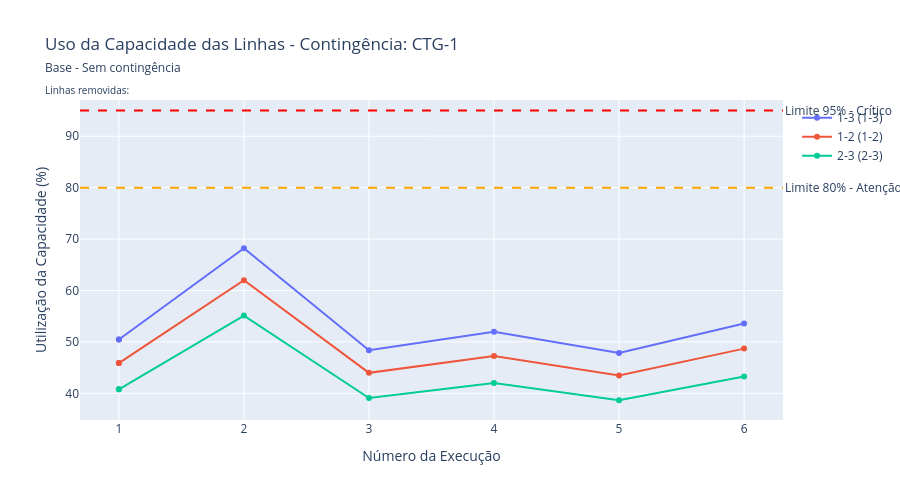
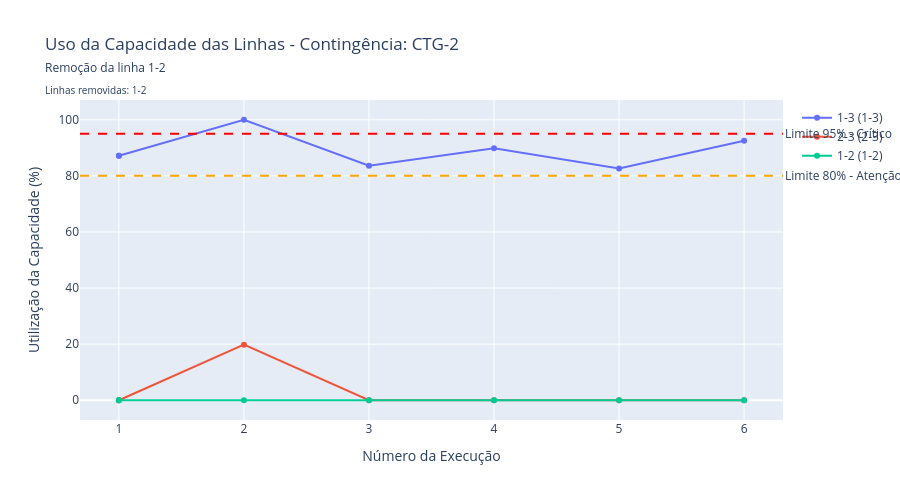
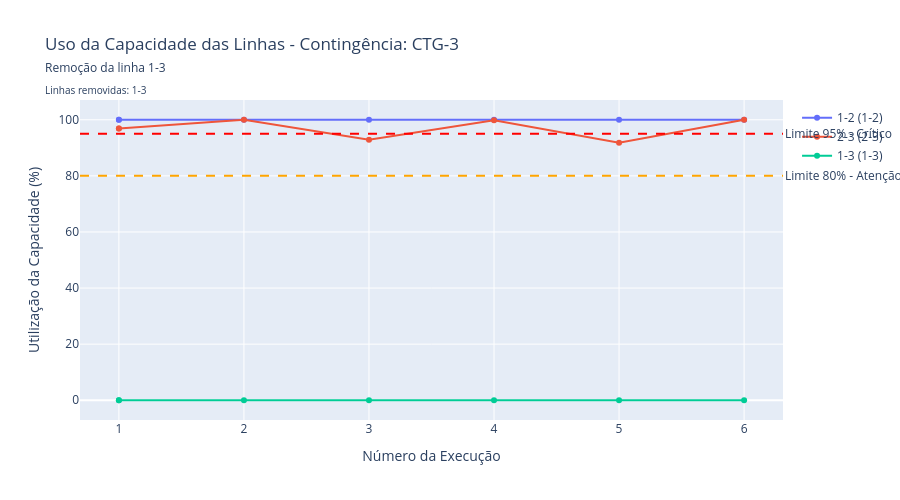
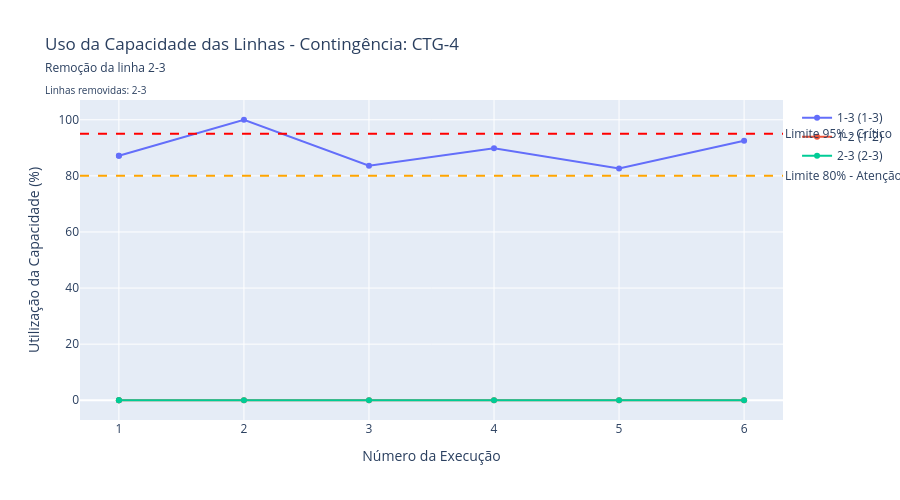

Notebook cell for these charts, in order:
### Markdown cell above
# Linhas

### Code cell
def plotar_uso_capacidade_linhas(dados):
    """Gráfico de uso da capacidade das linhas de transmissão por contingência"""
    if 'linhas_contingencia' not in dados:
        print("❌ Dados de linhas insuficientes")
        return
    
    df_linhas = dados['linhas_contingencia']
    
    # Buscar informações das contingências para descrição
    if 'contingencias_info' in dados:
        df_info = dados['contingencias_info']
    else:
        df_contingencias = dados.get('contingencias', pd.DataFrame())
        df_info = df_contingencias[['id_contingencia', 'descricao', 'linhas_removidas']].drop_duplicates()
    
    # Ordenar contingências numericamente
    contingencias_unicas = sorted(df_linhas['id_contingencia'].unique(), 
                                 key=lambda x: int(x[3:]) if x[3:].isdigit() else x)
    
    # Criar um gráfico para cada contingência
    for contingencia in contingencias_unicas:
        df_linhas_ctg = df_linhas[df_linhas['id_contingencia'] == contingencia]
        
        # Buscar informações desta contingência
        info_ctg = df_info[df_info['id_contingencia'] == contingencia].iloc[0] if len(df_info[df_info['id_contingencia'] == contingencia]) > 0 else None
        
        # Ordenar execuções numericamente
        execucoes_unicas = sorted(df_linhas_ctg['id_execucao'].unique())
        df_linhas_ctg['execucao_num'] = df_linhas_ctg['id_execucao'].map(
            {exec: i+1 for i, exec in enumerate(execucoes_unicas)}
        )
        
        # Agrupar por linha para análise
        linhas_agrupadas = df_linhas_ctg.groupby('id_linha').agg({
            'utilizacao_percentual': ['mean', 'max', 'std'],
            'id_barra_origem': 'first',
            'id_barra_destino': 'first',
            'limite_pu': 'first'
        }).round(2).reset_index()
        
        linhas_agrupadas.columns = ['id_linha', 'util_media', 'util_maxima', 'util_std', 'origem', 'destino', 'limite_pu']
        
        # Top 10 linhas com maior utilização média
        top_linhas = linhas_agrupadas.nlargest(10, 'util_media')
        
        fig = go.Figure()
        
        # Linhas de limite crítico
        fig.add_hline(y=80, line_dash="dash", line_color="orange", 
                     annotation_text="Limite 80% - Atenção", annotation_position="right")
        fig.add_hline(y=95, line_dash="dash", line_color="red",
                     annotation_text="Limite 95% - Crítico", annotation_position="right")
        
        # Para cada linha top, plotar a utilização em cada execução
        for _, linha_info in top_linhas.iterrows():
            linha_id = linha_info['id_linha']
            df_linha = df_linhas_ctg[df_linhas_ctg['id_linha'] == linha_id]
            
            # Ordenar por execução
            df_linha = df_linha.sort_values('execucao_num')
            
            fig.add_trace(go.Scatter(
                x=df_linha['execucao_num'],
                y=df_linha['utilizacao_percentual'],
                name=f'{linha_id} ({linha_info["origem"]}-{linha_info["destino"]})',
                mode='markers+lines',
                marker=dict(size=6),
                line=dict(width=2),
                hovertemplate='<b>Linha %{customdata[0]}</b><br>Execução: %{x}<br>Utilização: %{y:.1f}%<br>Origem: %{customdata[1]}<br>Destino: %{customdata[2]}<br>Limite: %{customdata[3]:.3f} pu',
                customdata=np.column_stack([
                    [linha_id] * len(df_linha),
                    df_linha['id_barra_origem'],
                    df_linha['id_barra_destino'],
                    df_linha['limite_pu']
                ])
            ))
        
        # Criar título com informações da contingência
        titulo = f'Uso da Capacidade das Linhas - Contingência: {contingencia}'
        if info_ctg is not None:
            descricao = info_ctg['descricao'] if pd.notna(info_ctg['descricao']) else "Sem descrição"
            linhas_removidas = info_ctg['linhas_removidas'] if pd.notna(info_ctg['linhas_removidas']) else "Nenhuma"
            titulo += f'<br><span style="font-size:12px">{descricao}</span>'
            titulo += f'<br><span style="font-size:10px">Linhas removidas: {linhas_removidas}</span>'
        
        fig.update_layout(
            title=titulo,
            xaxis_title='Número da Execução',
            yaxis_title='Utilização da Capacidade (%)',
            height=500,
            showlegend=True,
            legend=dict(
                orientation="v",
                yanchor="top",
                y=0.99,
                xanchor="left",
                x=1.02
            )
        )
        
        fig.show()
        
        # Relatório detalhado da contingência
        print(f"\n📊 RELATÓRIO DE LINHAS - {contingencia}:")
        print(f"   Execuções analisadas: {len(execucoes_unicas)}")
        print(f"   Linhas monitoradas: {len(df_linhas_ctg['id_linha'].unique())}")
        
        # Linhas críticas (acima de 80%)
        linhas_criticas = linhas_agrupadas[linhas_agrupadas['util_media'] > 80]
        linhas_muito_criticas = linhas_agrupadas[linhas_agrupadas['util_media'] > 95]
        
        print(f"   ⚠️  Linhas com utilização média >80%: {len(linhas_criticas)}")
        print(f"   🔴 Linhas com utilização média >95%: {len(linhas_muito_criticas)}")
        
        if len(linhas_criticas) > 0:
            print(f"   Top linhas críticas:")
            for _, linha in linhas_criticas.head(5).iterrows():
                print(f"      {linha['id_linha']}: {linha['util_media']:.1f}% (máx: {linha['util_maxima']:.1f}%)")
    
    return df_linhas

def plotar_linhas_mais_criticas_geral(dados):
    """Gráfico das linhas mais críticas em todas as contingências"""
    if 'linhas_contingencia' not in dados:
        return
    
    df_linhas = dados['linhas_contingencia']
    
    # Calcular estatísticas gerais por linha
    stats_linhas = df_linhas.groupby(['id_linha', 'id_barra_origem', 'id_barra_destino']).agg({
        'utilizacao_percentual': ['mean', 'max', 'std', 'count'],
        'limite_pu': 'first'
    }).round(2).reset_index()
    
    stats_linhas.columns = ['id_linha', 'origem', 'destino', 'util_media', 'util_maxima', 'util_std', 'num_medicoes', 'limite_pu']
    
    # Top 15 linhas com maior utilização média
    top_linhas_geral = stats_linhas.nlargest(15, 'util_media')
    
    print("🏆 LINHAS MAIS CRÍTICAS - VISÃO GERAL:")
    print(top_linhas_geral[['id_linha', 'origem', 'destino', 'util_media', 'util_maxima']].to_string(index=False))
    
    # Gráfico de barras
    fig = go.Figure()
    
    # Barras para utilização média
    fig.add_trace(go.Bar(
        x=top_linhas_geral['id_linha'],
        y=top_linhas_geral['util_media'],
        name='Utilização Média',
        marker_color='lightcoral',
        text=top_linhas_geral['util_media'].round(1),
        textposition='auto'
    ))
    
    # Barras para utilização máxima
    fig.add_trace(go.Bar(
        x=top_linhas_geral['id_linha'],
        y=top_linhas_geral['util_maxima'],
        name='Utilização Máxima',
        marker_color='darkred',
        text=top_linhas_geral['util_maxima'].round(1),
        textposition='auto'
    ))
    
    # Linhas de limite
    fig.add_hline(y=80, line_dash="dash", line_color="orange")
    fig.add_hline(y=95, line_dash="dash", line_color="red")
    
    fig.update_layout(
        title='Top 15 Linhas - Utilização da Capacidade (Média e Máxima)',
        xaxis_title='Linha',
        yaxis_title='Utilização da Capacidade (%)',
        barmode='group',
        height=500,
        showlegend=True
    )
    
    fig.show()
    
    return top_linhas_geral


# =============================================================================
# EXECUÇÃO DOS GRÁFICOS
# =============================================================================

print("="*60)
print("ANÁLISE DE CAPACIDADE DAS LINHAS DE TRANSMISSÃO")
print("="*60)

# 1. Gráficos de uso de capacidade por contingência
print("\n1️⃣  USO DA CAPACIDADE POR CONTINGÊNCIA")
df_linhas_analise = plotar_uso_capacidade_linhas(dados)

# 2. Visão geral das linhas mais críticas
print("\n2️⃣  LINHAS MAIS CRÍTICAS - VISÃO GERAL")
linhas_criticas = plotar_linhas_mais_criticas_geral(dados)

# 3. Coeficientes de Lagrange
print("\n4️⃣  COEFICIENTES DE LAGRANGE DAS LINHAS")
lagrange_stats = plotar_coeficientes_lagrange_medio(dados)

print("\n✅ Análise de capacidade das linhas concluída!")

### Figure 1 — Plotly figure (JSON) as saved in the notebook; plotly's stock layout.template omitted (floating-point values rounded to 4 significant figures)
{"data": [{"customdata": [["1-3", "1", "3", 1], ["1-3", "1", "3", 1], ["1-3", "1", "3", 1], ["1-3", "1", "3", 1], ["1-3", "1", "3", 1], ["1-3", "1", "3", 1], ["1-3", "1", "3", 1]], "hovertemplate": "<b>Linha %{customdata[0]}</b><br>Execução: %{x}<br>Utilização: %{y:.1f}%<br>Origem: %{customdata[1]}<br>Destino: %{customdata[2]}<br>Limite: %{customdata[3]:.3f} pu", "line": {"width": 2}, "marker": {"size": 6}, "mode": "markers+lines", "name": "1-3 (1-3)", "type": "scatter", "x": [1, 1, 2, 3, 4, 5, 6], "y": [50.47, 50.47, 68.21, 48.39, 52.0, 47.84, 53.57]}, {"customdata": [["1-2", "1", "2", 0.8], ["1-2", "1", "2", 0.8], ["1-2", "1", "2", 0.8], ["1-2", "1", "2", 0.8], ["1-2", "1", "2", 0.8], ["1-2", "1", "2", 0.8], ["1-2", "1", "2", 0.8]], "hovertemplate": "<b>Linha %{customdata[0]}</b><br>Execução: %{x}<br>Utilização: %{y:.1f}%<br>Origem: %{customdata[1]}<br>Destino: %{customdata[2]}<br>Limite: %{customdata[3]:.3f} pu", "line": {"width": 2}, "marker": {"size": 6}, "mode": "markers+lines", "name": "1-2 (1-2)", "type": "scatter", "x": [1, 1, 2, 3, 4, 5, 6], "y": [45.88, 45.88, 62.01, 43.99, 47.27, 43.49, 48.7]}, {"customdata": [["2-3", "2", "3", 0.9], ["2-3", "2", "3", 0.9], ["2-3", "2", "3", 0.9], ["2-3", "2", "3", 0.9], ["2-3", "2", "3", 0.9], ["2-3", "2", "3", 0.9], ["2-3", "2", "3", 0.9]], "hovertemplate": "<b>Linha %{customdata[0]}</b><br>Execução: %{x}<br>Utilização: %{y:.1f}%<br>Origem: %{customdata[1]}<br>Destino: %{customdata[2]}<br>Limite: %{customdata[3]:.3f} pu", "line": {"width": 2}, "marker": {"size": 6}, "mode": "markers+lines", "name": "2-3 (2-3)", "type": "scatter", "x": [1, 1, 2, 3, 4, 5, 6], "y": [40.79, 40.79, 55.12, 39.1, 42.02, 38.66, 43.29]}], "layout": {"annotations": [{"showarrow": false, "text": "Limite 80% - Atenção", "x": 1, "xanchor": "left", "xref": "x domain", "y": 80, "yanchor": "middle", "yref": "y"}, {"showarrow": false, "text": "Limite 95% - Crítico", "x": 1, "xanchor": "left", "xref": "x domain", "y": 95, "yanchor": "middle", "yref": "y"}], "height": 500, "legend": {"orientation": "v", "x": 1.02, "xanchor": "left", "y": 0.99, "yanchor": "top"}, "shapes": [{"line": {"color": "orange", "dash": "dash"}, "type": "line", "x0": 0, "x1": 1, "xref": "x domain", "y0": 80, "y1": 80, "yref": "y"}, {"line": {"color": "red", "dash": "dash"}, "type": "line", "x0": 0, "x1": 1, "xref": "x domain", "y0": 95, "y1": 95, "yref": "y"}], "showlegend": true, "title": {"text": "Uso da Capacidade das Linhas - Contingência: CTG-1<br><span style=\"font-size:12px\">Base - Sem contingência</span><br><span style=\"font-size:10px\">Linhas removidas: </span>"}, "xaxis": {"title": {"text": "Número da Execução"}}, "yaxis": {"title": {"text": "Utilização da Capacidade (%)"}}}}

### Figure 2 — Plotly figure (JSON) as saved in the notebook; plotly's stock layout.template omitted (floating-point values rounded to 4 significant figures)
{"data": [{"customdata": [["1-3", "1", "3", 1], ["1-3", "1", "3", 1], ["1-3", "1", "3", 1], ["1-3", "1", "3", 1], ["1-3", "1", "3", 1], ["1-3", "1", "3", 1], ["1-3", "1", "3", 1]], "hovertemplate": "<b>Linha %{customdata[0]}</b><br>Execução: %{x}<br>Utilização: %{y:.1f}%<br>Origem: %{customdata[1]}<br>Destino: %{customdata[2]}<br>Limite: %{customdata[3]:.3f} pu", "line": {"width": 2}, "marker": {"size": 6}, "mode": "markers+lines", "name": "1-3 (1-3)", "type": "scatter", "x": [1, 1, 2, 3, 4, 5, 6], "y": [87.18, 87.18, 100.0, 83.58, 89.81, 82.63, 92.53]}, {"customdata": [["2-3", "2", "3", 0.9], ["2-3", "2", "3", 0.9], ["2-3", "2", "3", 0.9], ["2-3", "2", "3", 0.9], ["2-3", "2", "3", 0.9], ["2-3", "2", "3", 0.9], ["2-3", "2", "3", 0.9]], "hovertemplate": "<b>Linha %{customdata[0]}</b><br>Execução: %{x}<br>Utilização: %{y:.1f}%<br>Origem: %{customdata[1]}<br>Destino: %{customdata[2]}<br>Limite: %{customdata[3]:.3f} pu", "line": {"width": 2}, "marker": {"size": 6}, "mode": "markers+lines", "name": "2-3 (2-3)", "type": "scatter", "x": [1, 1, 2, 3, 4, 5, 6], "y": [0.0, 0.0, 19.8, 0.0, 0.0, 0.0, 0.0]}, {"customdata": [["1-2", "1", "2", 0], ["1-2", "1", "2", 0], ["1-2", "1", "2", 0], ["1-2", "1", "2", 0], ["1-2", "1", "2", 0], ["1-2", "1", "2", 0], ["1-2", "1", "2", 0]], "hovertemplate": "<b>Linha %{customdata[0]}</b><br>Execução: %{x}<br>Utilização: %{y:.1f}%<br>Origem: %{customdata[1]}<br>Destino: %{customdata[2]}<br>Limite: %{customdata[3]:.3f} pu", "line": {"width": 2}, "marker": {"size": 6}, "mode": "markers+lines", "name": "1-2 (1-2)", "type": "scatter", "x": [1, 1, 2, 3, 4, 5, 6], "y": [0.0, 0.0, 0.0, 0.0, 0.0, 0.0, 0.0]}], "layout": {"annotations": [{"showarrow": false, "text": "Limite 80% - Atenção", "x": 1, "xanchor": "left", "xref": "x domain", "y": 80, "yanchor": "middle", "yref": "y"}, {"showarrow": false, "text": "Limite 95% - Crítico", "x": 1, "xanchor": "left", "xref": "x domain", "y": 95, "yanchor": "middle", "yref": "y"}], "height": 500, "legend": {"orientation": "v", "x": 1.02, "xanchor": "left", "y": 0.99, "yanchor": "top"}, "shapes": [{"line": {"color": "orange", "dash": "dash"}, "type": "line", "x0": 0, "x1": 1, "xref": "x domain", "y0": 80, "y1": 80, "yref": "y"}, {"line": {"color": "red", "dash": "dash"}, "type": "line", "x0": 0, "x1": 1, "xref": "x domain", "y0": 95, "y1": 95, "yref": "y"}], "showlegend": true, "title": {"text": "Uso da Capacidade das Linhas - Contingência: CTG-2<br><span style=\"font-size:12px\">Remoção da linha 1-2</span><br><span style=\"font-size:10px\">Linhas removidas: 1-2</span>"}, "xaxis": {"title": {"text": "Número da Execução"}}, "yaxis": {"title": {"text": "Utilização da Capacidade (%)"}}}}

### Figure 3 — Plotly figure (JSON) as saved in the notebook; plotly's stock layout.template omitted (floating-point values rounded to 4 significant figures)
{"data": [{"customdata": [["1-2", "1", "2", 0.8], ["1-2", "1", "2", 0.8], ["1-2", "1", "2", 0.8], ["1-2", "1", "2", 0.8], ["1-2", "1", "2", 0.8], ["1-2", "1", "2", 0.8], ["1-2", "1", "2", 0.8]], "hovertemplate": "<b>Linha %{customdata[0]}</b><br>Execução: %{x}<br>Utilização: %{y:.1f}%<br>Origem: %{customdata[1]}<br>Destino: %{customdata[2]}<br>Limite: %{customdata[3]:.3f} pu", "line": {"width": 2}, "marker": {"size": 6}, "mode": "markers+lines", "name": "1-2 (1-2)", "type": "scatter", "x": [1, 1, 2, 3, 4, 5, 6], "y": [100.0, 100.0, 100.0, 100.0, 100.0, 100.0, 100.0]}, {"customdata": [["2-3", "2", "3", 0.9], ["2-3", "2", "3", 0.9], ["2-3", "2", "3", 0.9], ["2-3", "2", "3", 0.9], ["2-3", "2", "3", 0.9], ["2-3", "2", "3", 0.9], ["2-3", "2", "3", 0.9]], "hovertemplate": "<b>Linha %{customdata[0]}</b><br>Execução: %{x}<br>Utilização: %{y:.1f}%<br>Origem: %{customdata[1]}<br>Destino: %{customdata[2]}<br>Limite: %{customdata[3]:.3f} pu", "line": {"width": 2}, "marker": {"size": 6}, "mode": "markers+lines", "name": "2-3 (2-3)", "type": "scatter", "x": [1, 1, 2, 3, 4, 5, 6], "y": [96.87, 96.87, 100.0, 92.87, 99.79, 91.81, 100.0]}, {"customdata": [["1-3", "1", "3", 0], ["1-3", "1", "3", 0], ["1-3", "1", "3", 0], ["1-3", "1", "3", 0], ["1-3", "1", "3", 0], ["1-3", "1", "3", 0], ["1-3", "1", "3", 0]], "hovertemplate": "<b>Linha %{customdata[0]}</b><br>Execução: %{x}<br>Utilização: %{y:.1f}%<br>Origem: %{customdata[1]}<br>Destino: %{customdata[2]}<br>Limite: %{customdata[3]:.3f} pu", "line": {"width": 2}, "marker": {"size": 6}, "mode": "markers+lines", "name": "1-3 (1-3)", "type": "scatter", "x": [1, 1, 2, 3, 4, 5, 6], "y": [0.0, 0.0, 0.0, 0.0, 0.0, 0.0, 0.0]}], "layout": {"annotations": [{"showarrow": false, "text": "Limite 80% - Atenção", "x": 1, "xanchor": "left", "xref": "x domain", "y": 80, "yanchor": "middle", "yref": "y"}, {"showarrow": false, "text": "Limite 95% - Crítico", "x": 1, "xanchor": "left", "xref": "x domain", "y": 95, "yanchor": "middle", "yref": "y"}], "height": 500, "legend": {"orientation": "v", "x": 1.02, "xanchor": "left", "y": 0.99, "yanchor": "top"}, "shapes": [{"line": {"color": "orange", "dash": "dash"}, "type": "line", "x0": 0, "x1": 1, "xref": "x domain", "y0": 80, "y1": 80, "yref": "y"}, {"line": {"color": "red", "dash": "dash"}, "type": "line", "x0": 0, "x1": 1, "xref": "x domain", "y0": 95, "y1": 95, "yref": "y"}], "showlegend": true, "title": {"text": "Uso da Capacidade das Linhas - Contingência: CTG-3<br><span style=\"font-size:12px\">Remoção da linha 1-3</span><br><span style=\"font-size:10px\">Linhas removidas: 1-3</span>"}, "xaxis": {"title": {"text": "Número da Execução"}}, "yaxis": {"title": {"text": "Utilização da Capacidade (%)"}}}}

### Figure 4 — Plotly figure (JSON) as saved in the notebook; plotly's stock layout.template omitted (floating-point values rounded to 4 significant figures)
{"data": [{"customdata": [["1-3", "1", "3", 1], ["1-3", "1", "3", 1], ["1-3", "1", "3", 1], ["1-3", "1", "3", 1], ["1-3", "1", "3", 1], ["1-3", "1", "3", 1], ["1-3", "1", "3", 1]], "hovertemplate": "<b>Linha %{customdata[0]}</b><br>Execução: %{x}<br>Utilização: %{y:.1f}%<br>Origem: %{customdata[1]}<br>Destino: %{customdata[2]}<br>Limite: %{customdata[3]:.3f} pu", "line": {"width": 2}, "marker": {"size": 6}, "mode": "markers+lines", "name": "1-3 (1-3)", "type": "scatter", "x": [1, 1, 2, 3, 4, 5, 6], "y": [87.18, 87.18, 100.0, 83.58, 89.81, 82.63, 92.53]}, {"customdata": [["1-2", "1", "2", 0.8], ["1-2", "1", "2", 0.8], ["1-2", "1", "2", 0.8], ["1-2", "1", "2", 0.8], ["1-2", "1", "2", 0.8], ["1-2", "1", "2", 0.8], ["1-2", "1", "2", 0.8]], "hovertemplate": "<b>Linha %{customdata[0]}</b><br>Execução: %{x}<br>Utilização: %{y:.1f}%<br>Origem: %{customdata[1]}<br>Destino: %{customdata[2]}<br>Limite: %{customdata[3]:.3f} pu", "line": {"width": 2}, "marker": {"size": 6}, "mode": "markers+lines", "name": "1-2 (1-2)", "type": "scatter", "x": [1, 1, 2, 3, 4, 5, 6], "y": [0.0, 0.0, 0.0, 0.0, 0.0, 0.0, 0.0]}, {"customdata": [["2-3", "2", "3", 0], ["2-3", "2", "3", 0], ["2-3", "2", "3", 0], ["2-3", "2", "3", 0], ["2-3", "2", "3", 0], ["2-3", "2", "3", 0], ["2-3", "2", "3", 0]], "hovertemplate": "<b>Linha %{customdata[0]}</b><br>Execução: %{x}<br>Utilização: %{y:.1f}%<br>Origem: %{customdata[1]}<br>Destino: %{customdata[2]}<br>Limite: %{customdata[3]:.3f} pu", "line": {"width": 2}, "marker": {"size": 6}, "mode": "markers+lines", "name": "2-3 (2-3)", "type": "scatter", "x": [1, 1, 2, 3, 4, 5, 6], "y": [0.0, 0.0, 0.0, 0.0, 0.0, 0.0, 0.0]}], "layout": {"annotations": [{"showarrow": false, "text": "Limite 80% - Atenção", "x": 1, "xanchor": "left", "xref": "x domain", "y": 80, "yanchor": "middle", "yref": "y"}, {"showarrow": false, "text": "Limite 95% - Crítico", "x": 1, "xanchor": "left", "xref": "x domain", "y": 95, "yanchor": "middle", "yref": "y"}], "height": 500, "legend": {"orientation": "v", "x": 1.02, "xanchor": "left", "y": 0.99, "yanchor": "top"}, "shapes": [{"line": {"color": "orange", "dash": "dash"}, "type": "line", "x0": 0, "x1": 1, "xref": "x domain", "y0": 80, "y1": 80, "yref": "y"}, {"line": {"color": "red", "dash": "dash"}, "type": "line", "x0": 0, "x1": 1, "xref": "x domain", "y0": 95, "y1": 95, "yref": "y"}], "showlegend": true, "title": {"text": "Uso da Capacidade das Linhas - Contingência: CTG-4<br><span style=\"font-size:12px\">Remoção da linha 2-3</span><br><span style=\"font-size:10px\">Linhas removidas: 2-3</span>"}, "xaxis": {"title": {"text": "Número da Execução"}}, "yaxis": {"title": {"text": "Utilização da Capacidade (%)"}}}}
